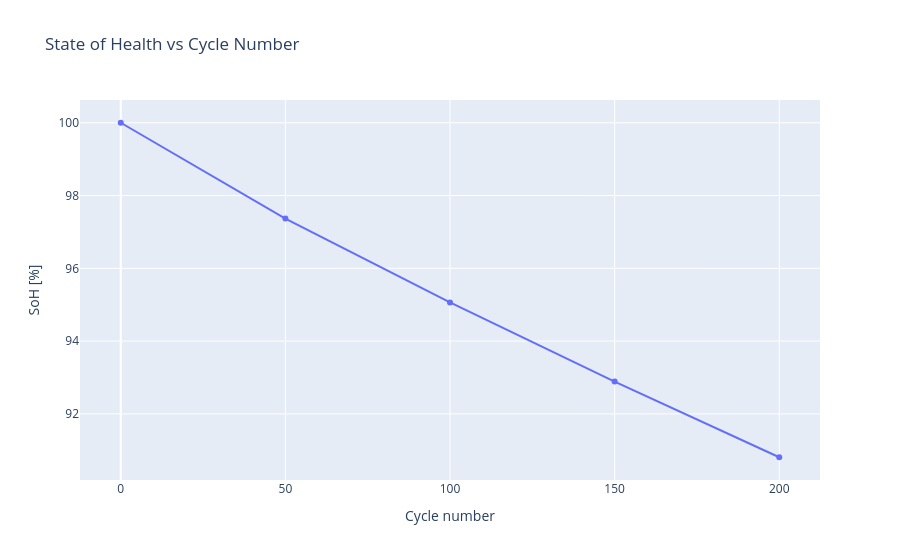

The code cell stored with this chart in its notebook:
### Markdown cell above
`plot_soh()` plots the RPT measurements.

### Code cell
result.plot_soh()

### Figure 1 — Plotly figure (JSON) as saved in the notebook; plotly's stock layout.template omitted (floating-point values rounded to 4 significant figures)
{"data": [{"mode": "lines+markers", "name": "RPT (measured)", "type": "scatter", "x": [0, 50, 100, 150, 200], "y": [100.0, 97.37, 95.06, 92.89, 90.81]}], "layout": {"title": {"text": "State of Health vs Cycle Number"}, "xaxis": {"title": {"text": "Cycle number"}}, "yaxis": {"title": {"text": "SoH [%]"}}}}
